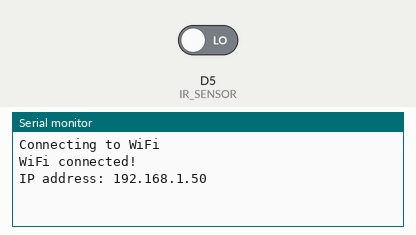
Simulated run of this sketch. Board: Arduino Uno R4 WiFi. Shown: the last lines printed to the serial monitor. The inputs (shaded band) are chosen by the test bench; at power-on: D5 (IR_SENSOR) LOW. WiFi joins after 1.5 s; servers stay silent unless stated; uploads are accepted with an empty reply.

Above: at 2.7 s.
2.8 s: D5 (IR_SENSOR) driven HIGH
At 3.5 s:
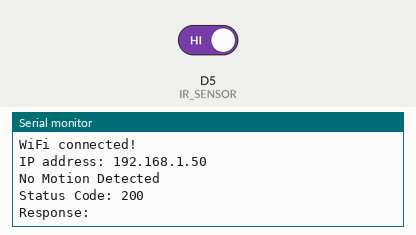
4.5 s: D5 (IR_SENSOR) driven LOW
At 4.66 s:
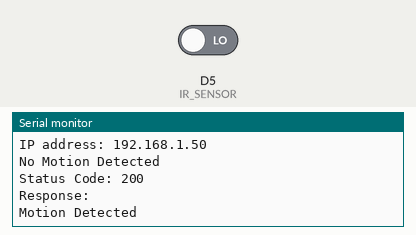

Measured:
- after the input at 2.8 s, the serial monitor: prints a new line at once (image 1)
- after the input at 4.5 s, the serial monitor: prints a new line at once (image 2)

The sketch:

DSPIR.ino
```cpp
#include <WiFiS3.h>
#include <ArduinoHttpClient.h>

// WiFi credentials
const char* ssid = "Mike";
const char* password = "12345678";

// Server details
const char* server = "192.168.13.153"; // Your server's IP address
int port = 80; // HTTP port
String resource = "/DSP/save_motion.php"; // PHP script path

WiFiClient wifiClient;
HttpClient httpClient(wifiClient, server, port);

#define IR_SENSOR 5  // Pin for IR sensor

bool irSensorPrevState = LOW;  // Previous state of the IR sensor

void setup() {
  Serial.begin(9600);
  pinMode(IR_SENSOR, INPUT);

  connectWiFi();
}

void loop() {
  handleIRSensor();
}

void handleIRSensor() {
  // Read the current state of the IR sensor
  bool irSensorCurrentState = digitalRead(IR_SENSOR);

  String postData;

  if (irSensorPrevState == HIGH && irSensorCurrentState == LOW) {
    // Motion detected
    Serial.println("Motion Detected");
    postData = "motion_status=Motion Detected";
    sendDataToServer(postData);
  } else if (irSensorPrevState == LOW && irSensorCurrentState == HIGH) {
    // No motion detected
    Serial.println("No Motion Detected");
    postData = "motion_status=No Motion Detected";
    sendDataToServer(postData);
  }

  // Update the previous state
  irSensorPrevState = irSensorCurrentState;
}

void connectWiFi() {
  Serial.print("Connecting to WiFi");
  WiFi.begin(ssid, password);

  while (WiFi.status() != WL_CONNECTED) {
    delay(500);
    Serial.print(".");
  }

  Serial.println("\nWiFi connected!");
  Serial.print("IP address: ");
  Serial.println(WiFi.localIP());
}

void sendDataToServer(String postData) {
  if (WiFi.status() == WL_CONNECTED) {
    // Begin the request
    httpClient.beginRequest();
    httpClient.post(resource);

    // Set the correct content type for form data
    httpClient.sendHeader("Content-Type", "application/x-www-form-urlencoded");
    httpClient.sendHeader("Content-Length", postData.length());

    // Send the data in the correct format
    httpClient.print(postData);

    // End the request
    httpClient.endRequest();

    // Get and print the response
    int statusCode = httpClient.responseStatusCode();
    String response = httpClient.responseBody();
    Serial.print("Status Code: ");
    Serial.println(statusCode);  // Print the HTTP status code
    Serial.print("Response: ");
    Serial.println(response);    // Print the server's response
  } else {
    Serial.println("WiFi Disconnected");
  }
}
```
